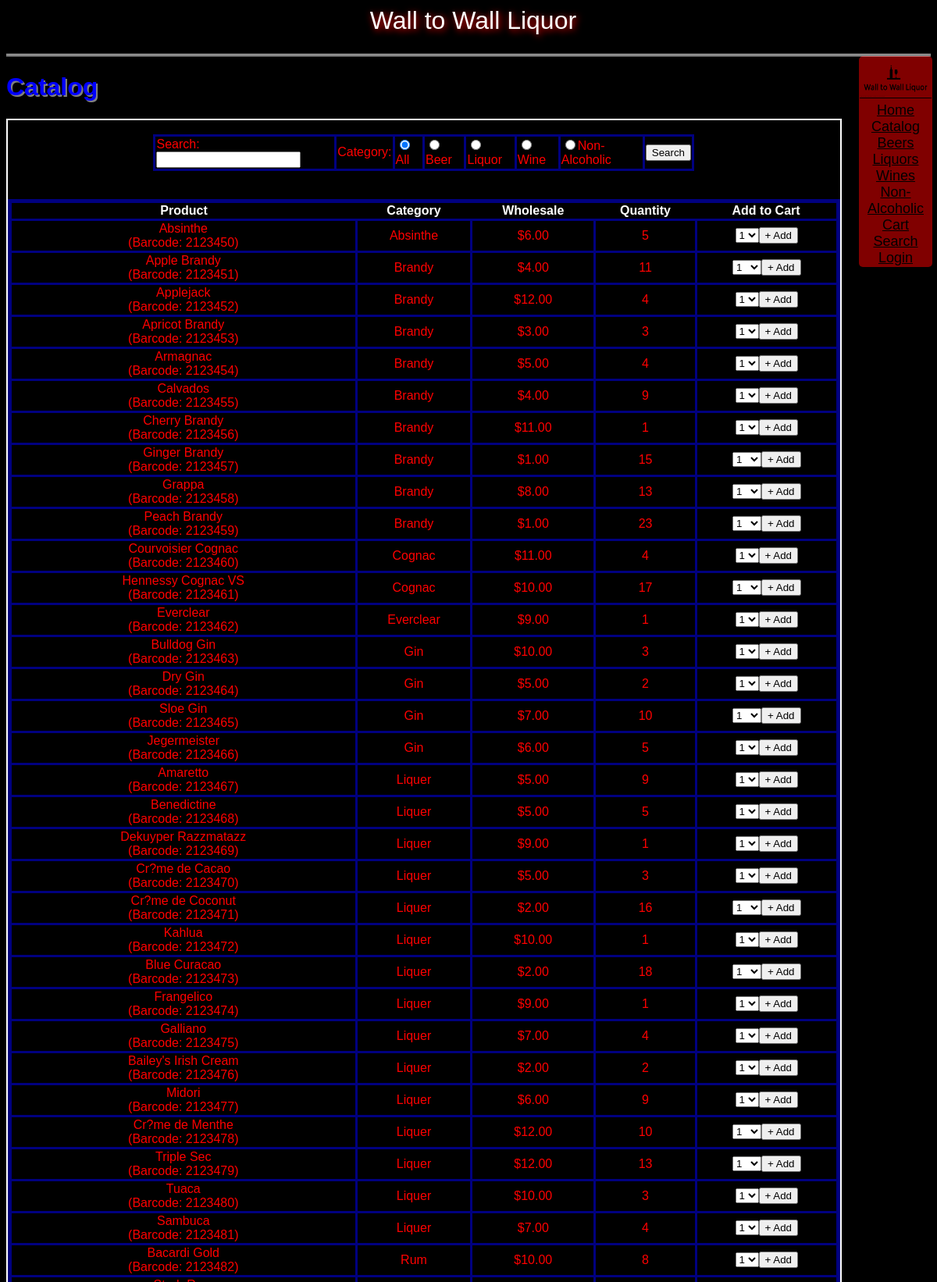
Screenshot of /catalog.php?category=Catalog (upper part) with the database file from the repository.
### tables this page shows
CREATE TABLE IF NOT EXISTS `items_alcohol` (
  `barcode` int(11) NOT NULL,
  `product` varchar(255) NOT NULL,
  `price` int(11) NOT NULL,
  `stock` int(11) NOT NULL,
  `package` varchar(255) NOT NULL
);

CREATE TABLE IF NOT EXISTS `description_alcohol` (
  `barcode` int(11) NOT NULL,
  `category` varchar(255) NOT NULL,
  `sub_category` varchar(255) NOT NULL,
  `type` varchar(255) NOT NULL,
  `rating` int(11) NOT NULL,
  `rate_count` int(11) NOT NULL
);

### catalog.php (the view, shortened to what this page needs)
<?php
if (ISSET($_GET["category"])) {
    $type = strtolower($_GET["category"]);
}
else {
    $type = "all";
}
$db = new PDO("mysql:host={$GLOBALS['mysql_host']};dbname={$GLOBALS['mysql_database']}", $GLOBALS["mysql_user"], $GLOBALS["mysql_password"])
or die("Unable to connect to database.");
if ($type == "non_alcoholic") {$stmt = "SELECT i.`Barcode`, `Product`,`Category`,`Price`,`Stock` FROM `items_non` as i RIGHT JOIN `description_non` as d on d.Barcode = i.Barcode "; }
else{$stmt = "SELECT i.`Barcode`, `Product`,`Category`,`Price`,`Stock` FROM `items_alcohol` as i RIGHT JOIN `description_alcohol` as d on d.Barcode = i.Barcode"; }
$sth = $db->query($stmt) or die("Unable to query");
$result = $sth->fetchAll();
echo <<< ENDL
<table class="sortable">
	<tr>
		<th>Product</th>
		<th>Category</th>
		<th>Wholesale</th>
		<th>Quantity</th>
		<th class="nj sorttable_nosort">Add to Cart</th>
	</tr>
ENDL;
foreach($result as $row) {
    echo "<tr><td>{$row["Product"]}<br />(Barcode: {$row["Barcode"]})</td><td>{$row["Category"]}</td><td>\${$row["Price"]}.00</td><td>{$row["Stock"]}</td><td>";
    if ($row["Stock"] < 1) { echo "This product is currently unavailable"; }
    else {
        echo "<select id='quantity_{$row["Product"]}'>";
        for($i = 1; $i <= $row["Stock"]; $i++) {
            echo "<option value='$i'>$i</option>";
        }
        echo "</select><button onclick='addToCart(\"{$row["Product"]}\")'>+ Add</button>";
    }
    echo "</td></tr>\r\n";
}
echo "</table>";

### css/site.css (style rules this page uses)
html, body, pre { font-size: medium; font-family: arial, courier, sans-serif; font-weight: normal; font-style: normal; color: white; text-align: center; background-color: black; text-overflow: ellipsis; padding-bottom: 60px; }
table { text-align: center; width: 100%; border: 5px solid navy; border-collapse: collapse; }
td { border: 3px solid navy; color: red; }

### rows the page displays
items_alcohol: product "Absinthe", barcode "2123450", description_alcohol.category "Absinthe", price "6", stock "5", product "1"
items_alcohol: product "Apple Brandy", barcode "2123451", description_alcohol.category "Brandy", price "4", stock "11", product "1"
items_alcohol: product "Applejack", barcode "2123452", description_alcohol.category "Brandy", price "12", stock "4", product "1"
items_alcohol: product "Apricot Brandy", barcode "2123453", description_alcohol.category "Brandy", price "3", stock "3", product "1"
items_alcohol: product "Armagnac", barcode "2123454", description_alcohol.category "Brandy", price "5", stock "4", product "1"
items_alcohol: product "Calvados", barcode "2123455", description_alcohol.category "Brandy", price "4", stock "9", product "1"
items_alcohol: product "Cherry Brandy", barcode "2123456", description_alcohol.category "Brandy", price "11", stock "1", product "1"
items_alcohol: product "Ginger Brandy", barcode "2123457", description_alcohol.category "Brandy", price "1", stock "15", product "1"
items_alcohol: product "Grappa", barcode "2123458", description_alcohol.category "Brandy", price "8", stock "13", product "1"
items_alcohol: product "Peach Brandy", barcode "2123459", description_alcohol.category "Brandy", price "1", stock "23", product "1"
items_alcohol: product "Courvoisier Cognac", barcode "2123460", description_alcohol.category "Cognac", price "11", stock "4", product "1"
items_alcohol: product "Hennessy Cognac VS", barcode "2123461", description_alcohol.category "Cognac", price "10", stock "17", product "1"
items_alcohol: product "Everclear", barcode "2123462", description_alcohol.category "Everclear", price "9", stock "1", product "1"
items_alcohol: product "Bulldog Gin", barcode "2123463", description_alcohol.category "Gin", price "10", stock "3", product "1"
items_alcohol: product "Dry Gin", barcode "2123464", description_alcohol.category "Gin", price "5", stock "2", product "1"
items_alcohol: product "Sloe Gin", barcode "2123465", description_alcohol.category "Gin", price "7", stock "10", product "1"
items_alcohol: product "Jegermeister", barcode "2123466", description_alcohol.category "Gin", price "6", stock "5", product "1"
items_alcohol: product "Amaretto", barcode "2123467", description_alcohol.category "Liquer", price "5", stock "9", product "1"
items_alcohol: product "Benedictine", barcode "2123468", description_alcohol.category "Liquer", price "5", stock "5", product "1"
items_alcohol: product "Dekuyper Razzmatazz", barcode "2123469", description_alcohol.category "Liquer", price "9", stock "1", product "1"
items_alcohol: product "Cr?me de Cacao", barcode "2123470", description_alcohol.category "Liquer", price "5", stock "3", product "1"
items_alcohol: product "Cr?me de Coconut", barcode "2123471", description_alcohol.category "Liquer", price "2", stock "16", product "1"
items_alcohol: product "Kahlua", barcode "2123472", description_alcohol.category "Liquer", price "10", stock "1", product "1"
items_alcohol: product "Blue Curacao", barcode "2123473", description_alcohol.category "Liquer", price "2", stock "18", product "1"
items_alcohol: product "Frangelico", barcode "2123474", description_alcohol.category "Liquer", price "9", stock "1", product "1"
items_alcohol: product "Galliano", barcode "2123475", description_alcohol.category "Liquer", price "7", stock "4", product "1"
items_alcohol: product "Bailey's Irish Cream", barcode "2123476", description_alcohol.category "Liquer", price "2", stock "2", product "1"
items_alcohol: product "Midori", barcode "2123477", description_alcohol.category "Liquer", price "6", stock "9", product "1"
items_alcohol: product "Cr?me de Menthe", barcode "2123478", description_alcohol.category "Liquer", price "12", stock "10", product "1"
items_alcohol: product "Triple Sec", barcode "2123479", description_alcohol.category "Liquer", price "12", stock "13", product "1"
items_alcohol: product "Tuaca", barcode "2123480", description_alcohol.category "Liquer", price "10", stock "3", product "1"
items_alcohol: product "Sambuca", barcode "2123481", description_alcohol.category "Liquer", price "7", stock "4", product "1"
items_alcohol: product "Bacardi Gold", barcode "2123482", description_alcohol.category "Rum", price "10", stock "8", product "1"

### other values shown
$pageTitle "Catalog"
